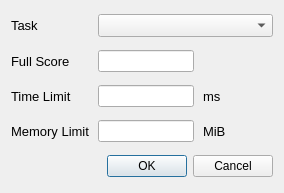
<?xml version="1.0" encoding="UTF-8"?>
<ui version="4.0">
 <class>AddTaskDialog</class>
 <widget class="QDialog" name="AddTaskDialog">
  <property name="geometry">
   <rect>
    <x>0</x>
    <y>0</y>
    <width>284</width>
    <height>193</height>
   </rect>
  </property>
  <property name="minimumSize">
   <size>
    <width>197</width>
    <height>164</height>
   </size>
  </property>
  <property name="windowTitle">
   <string>Add Task</string>
  </property>
  <layout class="QGridLayout" name="gridLayout">
   <property name="horizontalSpacing">
    <number>9</number>
   </property>
   <property name="verticalSpacing">
    <number>10</number>
   </property>
   <item row="1" column="0">
    <widget class="QLabel" name="fullScoreLabel">
     <property name="font">
      <font>
       <pointsize>10</pointsize>
       <weight>50</weight>
       <bold>false</bold>
      </font>
     </property>
     <property name="text">
      <string>Full Score</string>
     </property>
    </widget>
   </item>
   <item row="3" column="0">
    <widget class="QLabel" name="memoryLimitLabel">
     <property name="font">
      <font>
       <pointsize>10</pointsize>
       <weight>50</weight>
       <bold>false</bold>
      </font>
     </property>
     <property name="text">
      <string>Memory Limit</string>
     </property>
    </widget>
   </item>
   <item row="2" column="2">
    <widget class="QLabel" name="msLabel">
     <property name="font">
      <font>
       <pointsize>10</pointsize>
      </font>
     </property>
     <property name="text">
      <string>ms</string>
     </property>
    </widget>
   </item>
   <item row="4" column="0" colspan="4">
    <widget class="QDialogButtonBox" name="buttonBox">
     <property name="orientation">
      <enum>Qt::Horizontal</enum>
     </property>
     <property name="standardButtons">
      <set>QDialogButtonBox::Cancel|QDialogButtonBox::Ok</set>
     </property>
    </widget>
   </item>
   <item row="3" column="2">
    <widget class="QLabel" name="mbLabel">
     <property name="font">
      <font>
       <pointsize>10</pointsize>
      </font>
     </property>
     <property name="text">
      <string>MiB</string>
     </property>
    </widget>
   </item>
   <item row="3" column="3">
    <spacer name="horizontalSpacer_2">
     <property name="orientation">
      <enum>Qt::Horizontal</enum>
     </property>
     <property name="sizeHint" stdset="0">
      <size>
       <width>33</width>
       <height>20</height>
      </size>
     </property>
    </spacer>
   </item>
   <item row="2" column="3">
    <spacer name="horizontalSpacer">
     <property name="orientation">
      <enum>Qt::Horizontal</enum>
     </property>
     <property name="sizeHint" stdset="0">
      <size>
       <width>33</width>
       <height>20</height>
      </size>
     </property>
    </spacer>
   </item>
   <item row="2" column="1">
    <widget class="QLineEdit" name="timeLimit">
     <property name="minimumSize">
      <size>
       <width>96</width>
       <height>0</height>
      </size>
     </property>
     <property name="maximumSize">
      <size>
       <width>96</width>
       <height>22</height>
      </size>
     </property>
     <property name="font">
      <font>
       <pointsize>10</pointsize>
      </font>
     </property>
    </widget>
   </item>
   <item row="1" column="1">
    <widget class="QLineEdit" name="fullScore">
     <property name="minimumSize">
      <size>
       <width>96</width>
       <height>0</height>
      </size>
     </property>
     <property name="maximumSize">
      <size>
       <width>96</width>
       <height>22</height>
      </size>
     </property>
     <property name="font">
      <font>
       <pointsize>10</pointsize>
      </font>
     </property>
    </widget>
   </item>
   <item row="3" column="1">
    <widget class="QLineEdit" name="memoryLimit">
     <property name="minimumSize">
      <size>
       <width>96</width>
       <height>0</height>
      </size>
     </property>
     <property name="maximumSize">
      <size>
       <width>96</width>
       <height>22</height>
      </size>
     </property>
     <property name="font">
      <font>
       <pointsize>10</pointsize>
      </font>
     </property>
    </widget>
   </item>
   <item row="0" column="0">
    <widget class="QLabel" name="taskLabel">
     <property name="font">
      <font>
       <pointsize>10</pointsize>
       <weight>50</weight>
       <bold>false</bold>
      </font>
     </property>
     <property name="text">
      <string>Task</string>
     </property>
    </widget>
   </item>
   <item row="2" column="0">
    <widget class="QLabel" name="timeLimitLabel">
     <property name="font">
      <font>
       <pointsize>10</pointsize>
       <weight>50</weight>
       <bold>false</bold>
      </font>
     </property>
     <property name="text">
      <string>Time Limit</string>
     </property>
    </widget>
   </item>
   <item row="0" column="1" colspan="3">
    <widget class="QComboBox" name="taskBox">
     <property name="font">
      <font>
       <pointsize>10</pointsize>
      </font>
     </property>
    </widget>
   </item>
  </layout>
 </widget>
 <tabstops>
  <tabstop>taskBox</tabstop>
  <tabstop>fullScore</tabstop>
  <tabstop>timeLimit</tabstop>
  <tabstop>memoryLimit</tabstop>
 </tabstops>
 <resources/>
 <connections>
  <connection>
   <sender>buttonBox</sender>
   <signal>accepted()</signal>
   <receiver>AddTaskDialog</receiver>
   <slot>accept()</slot>
   <hints>
    <hint type="sourcelabel">
     <x>248</x>
     <y>254</y>
    </hint>
    <hint type="destinationlabel">
     <x>157</x>
     <y>274</y>
    </hint>
   </hints>
  </connection>
  <connection>
   <sender>buttonBox</sender>
   <signal>rejected()</signal>
   <receiver>AddTaskDialog</receiver>
   <slot>reject()</slot>
   <hints>
    <hint type="sourcelabel">
     <x>316</x>
     <y>260</y>
    </hint>
    <hint type="destinationlabel">
     <x>286</x>
     <y>274</y>
    </hint>
   </hints>
  </connection>
 </connections>
</ui>
